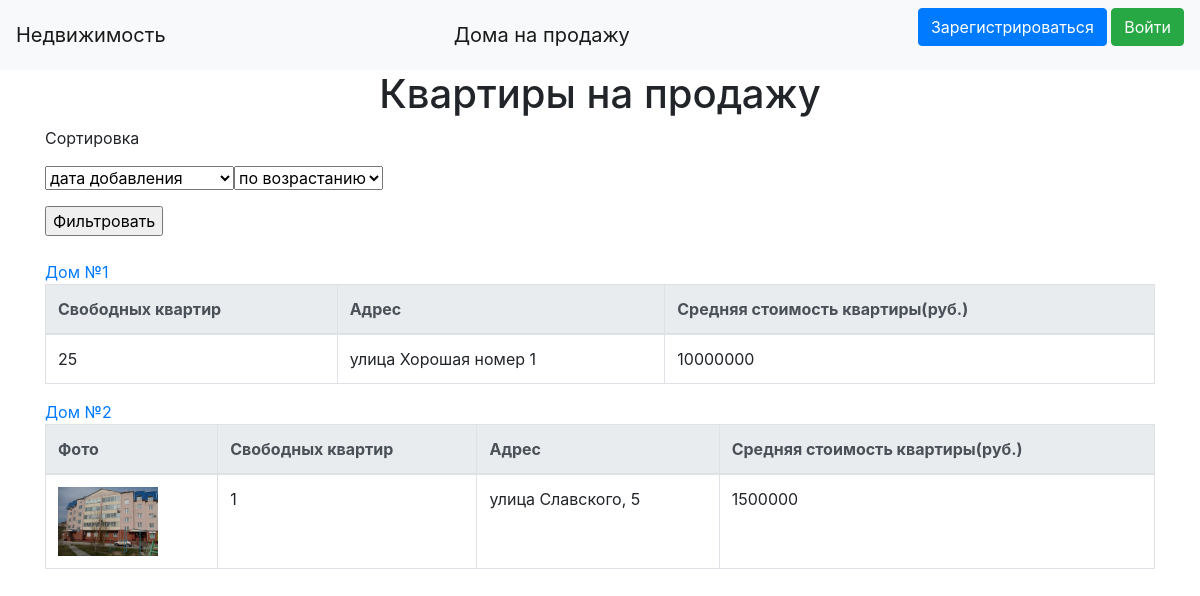
Before: / with the older database file.
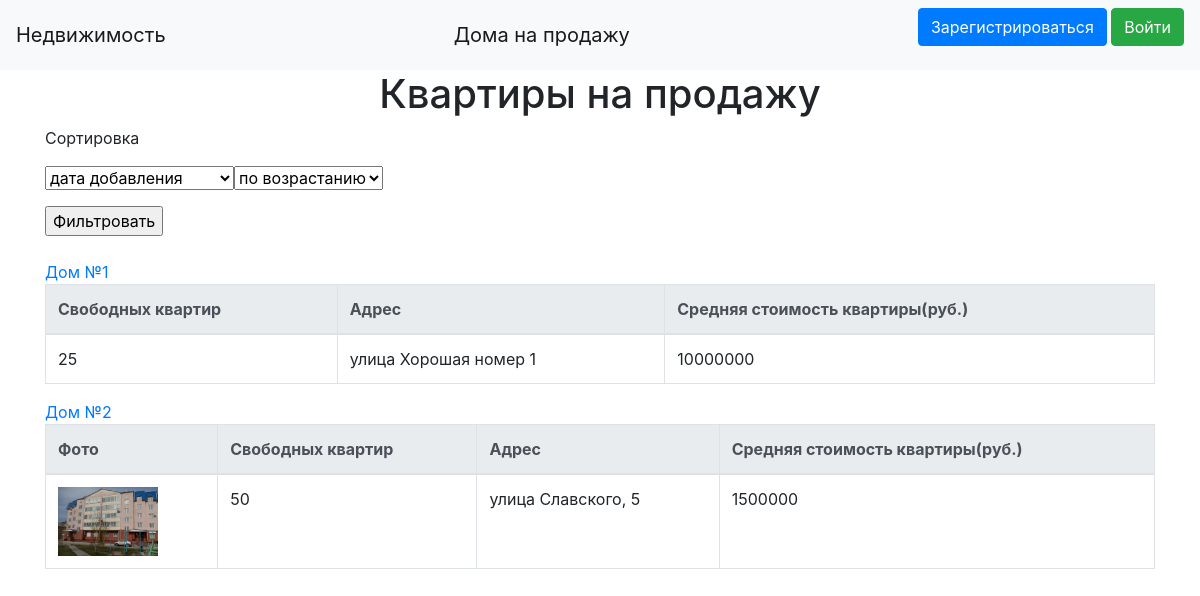
After: the same page with the newer database file.
### data/realties.py (models this page shows)
class Realties(SqlAlchemyBase):
    __tablename__ = 'realties'
    id = sqlalchemy.Column(sqlalchemy.Integer, primary_key=True, autoincrement=True)
    photo = sqlalchemy.Column(sqlalchemy.String, nullable=True)
    realtor = sqlalchemy.Column(sqlalchemy.Integer, sqlalchemy.ForeignKey("users.id"))
    house = sqlalchemy.Column(sqlalchemy.String)
    not_solded_flats = sqlalchemy.Column(sqlalchemy.Integer)
    address = sqlalchemy.Column(sqlalchemy.String)
    cost = sqlalchemy.Column(sqlalchemy.Integer, nullable=True)
    is_sold = sqlalchemy.Column(sqlalchemy.Boolean, nullable=True)
    user = orm.relation('User')

### main.py (the view)
@app.route('/', methods=['GET', 'POST'])
def index():
    if request.method == 'GET':
        if current_user.is_authenticated:
            user = session.query(User).filter(User.id == current_user.id).first()
            if user.sort:
                if user.sort == 'name-up':
                    realties = session.query(Realties).order_by(Realties.id)
                elif user.sort == 'name-down':
                    realties = session.query(Realties).order_by(Realties.id)[::-1]
                elif user.sort == 'cost-up':
                    realties = session.query(Realties).order_by(Realties.cost)[::-1]
                elif user.sort == 'cost-down':
                    realties = session.query(Realties).order_by(Realties.cost)
                elif user.sort == 'flats-up':
                    realties = session.query(Realties).order_by(Realties.not_solded_flats)
                elif user.sort == 'flats-down':
                    realties = session.query(Realties).order_by(Realties.not_solded_flats)[::-1]
            else:
                realties = session.query(Realties)
        else:
            realties = session.query(Realties)
        realtor = {}
        for realty in realties:
            user = session.query(User).filter(User.id == realty.realtor).first()
            if user:
                realtor[realty.id] = ' '.join([user.name, user.surname])
            else:
                realtor[realty.id] = ''
        return render_template('index.html', realties=realties, realtor=realtor, title='Недвижимость')
    elif request.method == 'POST':
        user = session.query(User).filter(User.id == current_user.id).first()
        user.sort = f'{request.form["sort-by"]}-{request.form["sort"]}'
        session.commit()
        return redirect('/')

### templates/index.html (shortened to what this page needs)
<!DOCTYPE HTML>
<html>
    <body>
        {% extends "base.html" %}
        {% block content %}
                <h1 class='text-center'>Квартиры на продажу</h1>
                <p>Сортировка</p>
                <form method="post">
                    <p><select autofocus name="sort-by">
                        <option value='name'>дата добавления</option>
                    </select><select name='sort'>
                        <option value='up'>по возрастанию</option>
                    </select></p>
                    <input type='submit' value="Фильтровать">
                </form><br>
                {% for realty in realties %}
                    <a href="/realty/{{realty.id}}">Дом №{{realty.id}}</a>
                    <table class='table table-bordered'>
                        <thead class="thead-light">
                            <tr>
                                {% if realty.photo %}
                                    <th scope="col">Фото</th>
                                {% endif %}
                                <th scope="col">Свободных квартир</th>
                                <th scope="col">Адрес</th>
                                <th scope="col">Средняя стоимость квартиры(руб.)</th>
                            </tr>
                        </thead>
                        <tbody>
                            <tr>
                                {% if realty.photo %}
                                    <td>
                                        <img src={{realty.photo}} width=100>
                                    </td>
                                {% endif %}
                                <td>
                                    {{realty.not_solded_flats}}
                                </td>
                                <td>
                                    {{realty.address}}
                                </td>
                                <td>
                                    {{realty.cost}}
                                </td>
                            </tr>
                        </tbody>
                    </table>
                {% endfor %}
        {% endblock %}

### templates/base.html (shortened to what this page needs)
<!doctype html>
<html lang="en">
    <head>
        <link rel="stylesheet"
          href="https://stackpath.bootstrapcdn.com/bootstrap/4.4.1/css/bootstrap.min.css"
>
    </head>
    <body>
        <header>
            <nav class="navbar navbar-light bg-light">
                <a class="navbar-brand" href="#">Недвижимость</a>
                <a class="navbar-brand" href="/">Дома на продажу</a>
                {% if current_user.is_authenticated %}
                    <a class="navbar-brand" href="/logout">{{ current_user.name }}</a>
                {% else %}
                    <p>
                        <a class="btn btn-primary " href="/register">Зарегистрироваться</a>
                        <a class="btn btn-success" href="/login">Войти</a>
                    </p>
                {% endif %}
            </nav>
        </header>
        <main role="main" class="container">
            {% block content %}{% endblock %}
        </main>
    </body>
</html>

Changed rows visible on the page:
changed Realties "улица Славского, 5": not_solded_flats "1" → "50"
